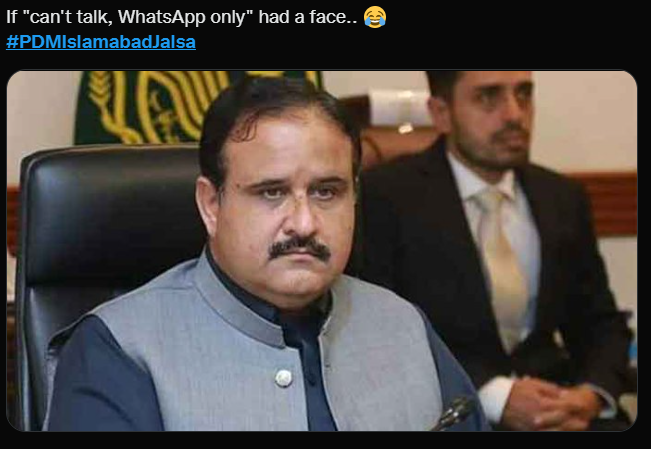
#> input picture e.PNG, 651 x 449 px
$ python Image_to_sketch.py
#> lines starting #> are read from the running program, lines starting #| are printed output that depends on the picture
import cv2
img = cv2.imread('e.PNG')
#> img is the input picture: shape (449, 651, 3); mean B, G, R 68.2, 72.8, 80.3
grey_img = cv2.cvtColor(img, cv2.COLOR_BGR2GRAY)
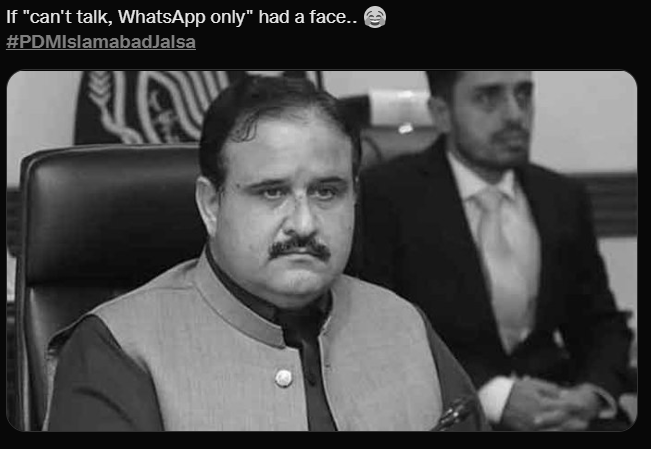
#> grey_img: shape (449, 651); min 1, max 255, mean 74.5
inverted_img = 255 - grey_img
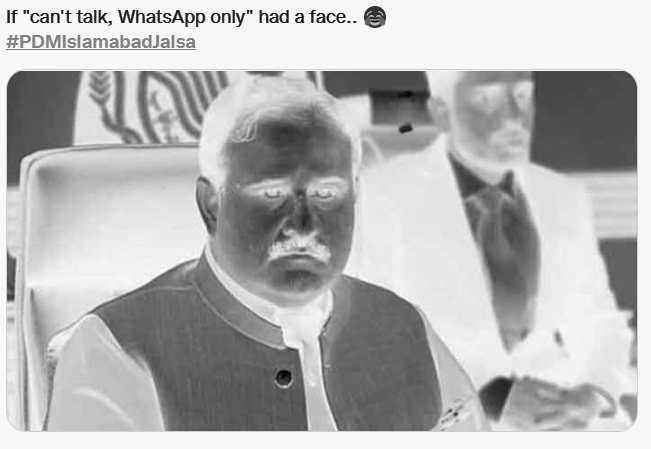
#> inverted_img: shape (449, 651); min 0, max 254, mean 180.5
blurred = cv2.GaussianBlur(inverted_img, (21,21),0)
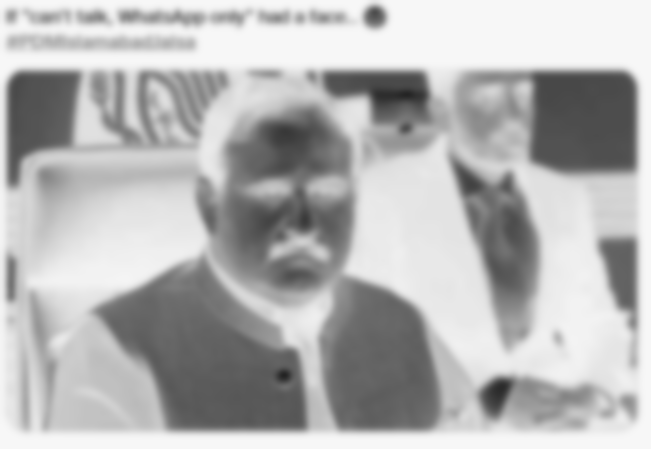
#> blurred: shape (449, 651); min 35, max 247, mean 180.5
inverted_blur = 255 - blurred
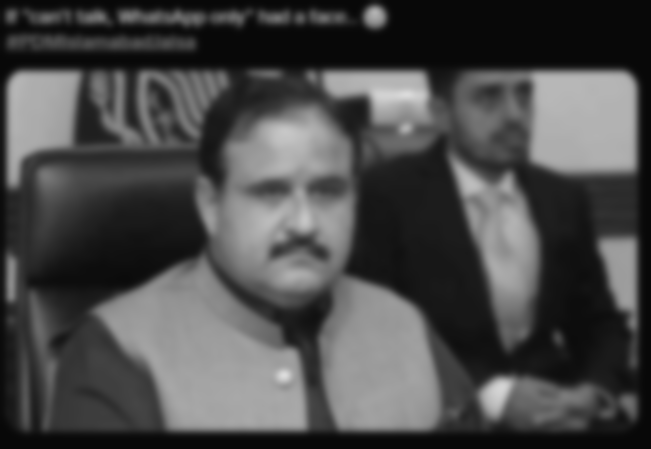
#> inverted_blur: shape (449, 651); min 8, max 220, mean 74.5
pencil_sketch = cv2.divide(grey_img, inverted_blur, scale=256.0)
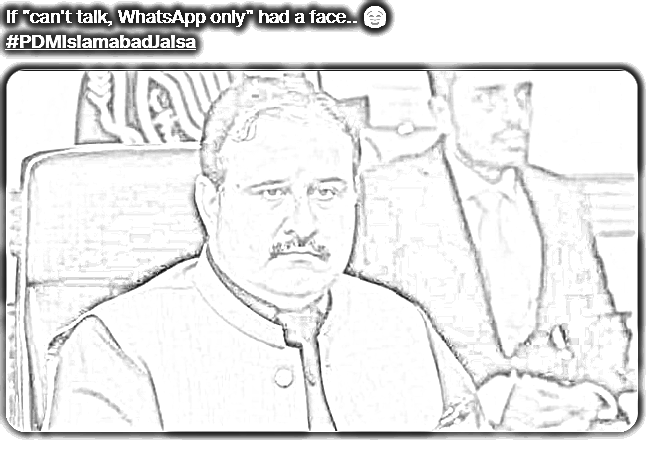
#> pencil_sketch: shape (449, 651); min 5, max 255, mean 231.3
cv2.imshow('original image', img)
cv2.imshow('pencil sketch',pencil_sketch)
# cv2.imshow('inverted', inverted_blur)
cv2.waitKey(0)
